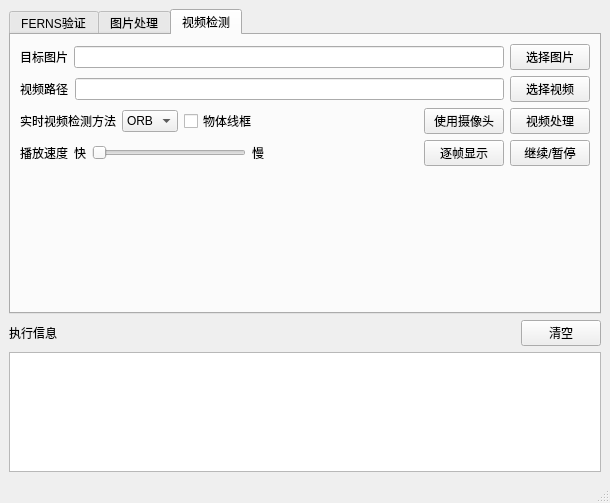
<?xml version="1.0" encoding="UTF-8"?>
<ui version="4.0">
 <class>MainWindow</class>
 <widget class="QMainWindow" name="MainWindow">
  <property name="geometry">
   <rect>
    <x>0</x>
    <y>0</y>
    <width>610</width>
    <height>503</height>
   </rect>
  </property>
  <property name="windowTitle">
   <string>MainWindow</string>
  </property>
  <widget class="QWidget" name="centralwidget">
   <layout class="QVBoxLayout" name="verticalLayout_4" stretch="2,1">
    <item>
     <widget class="QTabWidget" name="tabWidget">
      <property name="currentIndex">
       <number>2</number>
      </property>
      <widget class="QWidget" name="tab_1">
       <property name="font">
        <font>
         <family>Ailerons</family>
        </font>
       </property>
       <attribute name="title">
        <string>FERNS验证</string>
       </attribute>
       <layout class="QVBoxLayout" name="verticalLayout_9">
        <item>
         <layout class="QHBoxLayout" name="horizontalLayout_6">
          <item>
           <spacer name="horizontalSpacer_5">
            <property name="orientation">
             <enum>Qt::Horizontal</enum>
            </property>
            <property name="sizeHint" stdset="0">
             <size>
              <width>40</width>
              <height>20</height>
             </size>
            </property>
           </spacer>
          </item>
          <item>
           <widget class="QPushButton" name="FERNS_btn">
            <property name="font">
             <font>
              <family>SimSun-ExtB</family>
             </font>
            </property>
            <property name="text">
             <string>FERNS验证</string>
            </property>
           </widget>
          </item>
         </layout>
        </item>
        <item>
         <spacer name="verticalSpacer_2">
          <property name="orientation">
           <enum>Qt::Vertical</enum>
          </property>
          <property name="sizeHint" stdset="0">
           <size>
            <width>20</width>
            <height>40</height>
           </size>
          </property>
         </spacer>
        </item>
       </layout>
      </widget>
      <widget class="QWidget" name="tab_2">
       <attribute name="title">
        <string>图片处理</string>
       </attribute>
       <layout class="QVBoxLayout" name="verticalLayout_8">
        <item>
         <layout class="QVBoxLayout" name="verticalLayout_7">
          <item>
           <layout class="QHBoxLayout" name="horizontalLayout_2">
            <item>
             <widget class="QLabel" name="label">
              <property name="text">
               <string>第一张图片路径</string>
              </property>
             </widget>
            </item>
            <item>
             <widget class="QLineEdit" name="ImagePath1"/>
            </item>
            <item>
             <widget class="QPushButton" name="fImgOpen_btn">
              <property name="text">
               <string>选择图片</string>
              </property>
             </widget>
            </item>
           </layout>
          </item>
          <item>
           <layout class="QHBoxLayout" name="horizontalLayout_3">
            <item>
             <widget class="QLabel" name="label_2">
              <property name="text">
               <string>第二张图片路径</string>
              </property>
             </widget>
            </item>
            <item>
             <widget class="QLineEdit" name="ImagePath2"/>
            </item>
            <item>
             <widget class="QPushButton" name="fImgOpen2_btn">
              <property name="text">
               <string>选择图片</string>
              </property>
             </widget>
            </item>
           </layout>
          </item>
         </layout>
        </item>
        <item>
         <spacer name="verticalSpacer_4">
          <property name="orientation">
           <enum>Qt::Vertical</enum>
          </property>
          <property name="sizeType">
           <enum>QSizePolicy::Fixed</enum>
          </property>
          <property name="sizeHint" stdset="0">
           <size>
            <width>20</width>
            <height>10</height>
           </size>
          </property>
         </spacer>
        </item>
        <item>
         <layout class="QHBoxLayout" name="horizontalLayout_5">
          <item>
           <layout class="QVBoxLayout" name="verticalLayout_2">
            <item>
             <widget class="QLabel" name="label_3">
              <property name="text">
               <string>特征提取</string>
              </property>
              <property name="alignment">
               <set>Qt::AlignCenter</set>
              </property>
             </widget>
            </item>
            <item>
             <widget class="QComboBox" name="featureSelection_cmb">
              <property name="minimumSize">
               <size>
                <width>100</width>
                <height>0</height>
               </size>
              </property>
              <property name="editable">
               <bool>false</bool>
              </property>
              <property name="currentText">
               <string>sift</string>
              </property>
              <property name="currentIndex">
               <number>0</number>
              </property>
              <item>
               <property name="text">
                <string>sift</string>
               </property>
              </item>
              <item>
               <property name="text">
                <string>suft</string>
               </property>
              </item>
             </widget>
            </item>
            <item>
             <widget class="QPushButton" name="testFeatureSelection_btn">
              <property name="text">
               <string>中间结果测试</string>
              </property>
             </widget>
            </item>
           </layout>
          </item>
          <item>
           <spacer name="horizontalSpacer_2">
            <property name="orientation">
             <enum>Qt::Horizontal</enum>
            </property>
            <property name="sizeHint" stdset="0">
             <size>
              <width>40</width>
              <height>20</height>
             </size>
            </property>
           </spacer>
          </item>
          <item>
           <layout class="QVBoxLayout" name="verticalLayout_5">
            <item>
             <widget class="QLabel" name="label_5">
              <property name="text">
               <string>野点去除</string>
              </property>
              <property name="alignment">
               <set>Qt::AlignCenter</set>
              </property>
             </widget>
            </item>
            <item>
             <widget class="QCheckBox" name="ransacCheckBox">
              <property name="text">
               <string>RANSAC</string>
              </property>
             </widget>
            </item>
            <item>
             <widget class="QPushButton" name="testRANSAC_btn">
              <property name="text">
               <string>中间结果测试</string>
              </property>
             </widget>
            </item>
           </layout>
          </item>
          <item>
           <spacer name="horizontalSpacer_3">
            <property name="orientation">
             <enum>Qt::Horizontal</enum>
            </property>
            <property name="sizeHint" stdset="0">
             <size>
              <width>40</width>
              <height>20</height>
             </size>
            </property>
           </spacer>
          </item>
          <item>
           <layout class="QVBoxLayout" name="verticalLayout_3">
            <item>
             <widget class="QLabel" name="label_4">
              <property name="text">
               <string>特征匹配</string>
              </property>
              <property name="alignment">
               <set>Qt::AlignCenter</set>
              </property>
             </widget>
            </item>
            <item>
             <widget class="QComboBox" name="featureMatch_cmb">
              <property name="minimumSize">
               <size>
                <width>100</width>
                <height>0</height>
               </size>
              </property>
              <item>
               <property name="text">
                <string>bruteforce</string>
               </property>
              </item>
              <item>
               <property name="text">
                <string>FLANN</string>
               </property>
              </item>
             </widget>
            </item>
            <item>
             <widget class="QPushButton" name="testFeatureMatch_btn">
              <property name="text">
               <string>中间结果测试</string>
              </property>
             </widget>
            </item>
           </layout>
          </item>
          <item>
           <spacer name="horizontalSpacer_4">
            <property name="orientation">
             <enum>Qt::Horizontal</enum>
            </property>
            <property name="sizeHint" stdset="0">
             <size>
              <width>40</width>
              <height>20</height>
             </size>
            </property>
           </spacer>
          </item>
          <item>
           <layout class="QVBoxLayout" name="verticalLayout_6">
            <item>
             <widget class="QLabel" name="label_6">
              <property name="text">
               <string>Hessian</string>
              </property>
              <property name="alignment">
               <set>Qt::AlignCenter</set>
              </property>
             </widget>
            </item>
            <item>
             <widget class="QLineEdit" name="HessianSettor">
              <property name="minimumSize">
               <size>
                <width>100</width>
                <height>0</height>
               </size>
              </property>
              <property name="text">
               <string>100</string>
              </property>
             </widget>
            </item>
           </layout>
          </item>
         </layout>
        </item>
        <item>
         <spacer name="verticalSpacer">
          <property name="orientation">
           <enum>Qt::Vertical</enum>
          </property>
          <property name="sizeType">
           <enum>QSizePolicy::Expanding</enum>
          </property>
          <property name="sizeHint" stdset="0">
           <size>
            <width>20</width>
            <height>5</height>
           </size>
          </property>
         </spacer>
        </item>
        <item>
         <layout class="QHBoxLayout" name="horizontalLayout_4">
          <item>
           <widget class="QPushButton" name="point2point_btn">
            <property name="text">
             <string>点对映射</string>
            </property>
           </widget>
          </item>
          <item>
           <widget class="QPushButton" name="geometricCorrection_btn">
            <property name="text">
             <string>几何校正</string>
            </property>
           </widget>
          </item>
          <item>
           <widget class="QPushButton" name="imageMosaic_btn">
            <property name="text">
             <string>图像拼接</string>
            </property>
           </widget>
          </item>
          <item>
           <widget class="QPushButton" name="targetDetect_btn">
            <property name="text">
             <string>目标检测</string>
            </property>
           </widget>
          </item>
         </layout>
        </item>
       </layout>
      </widget>
      <widget class="QWidget" name="tab_3">
       <attribute name="title">
        <string>视频检测</string>
       </attribute>
       <layout class="QVBoxLayout" name="verticalLayout_10">
        <item>
         <layout class="QHBoxLayout" name="horizontalLayout_9">
          <item>
           <widget class="QLabel" name="label_10">
            <property name="text">
             <string>目标图片</string>
            </property>
           </widget>
          </item>
          <item>
           <widget class="QLineEdit" name="videoTargetImgPath"/>
          </item>
          <item>
           <widget class="QPushButton" name="videoTargetImg_btn">
            <property name="text">
             <string>选择图片</string>
            </property>
           </widget>
          </item>
         </layout>
        </item>
        <item>
         <layout class="QHBoxLayout" name="horizontalLayout_7">
          <item>
           <widget class="QLabel" name="label_9">
            <property name="text">
             <string>视频路径</string>
            </property>
           </widget>
          </item>
          <item>
           <widget class="QLineEdit" name="videoPath">
            <property name="text">
             <string/>
            </property>
           </widget>
          </item>
          <item>
           <widget class="QPushButton" name="videoOpen_btn">
            <property name="text">
             <string>选择视频</string>
            </property>
           </widget>
          </item>
         </layout>
        </item>
        <item>
         <layout class="QHBoxLayout" name="horizontalLayout_8">
          <item>
           <widget class="QLabel" name="label_8">
            <property name="text">
             <string>实时视频检测方法</string>
            </property>
           </widget>
          </item>
          <item>
           <widget class="QComboBox" name="videoDetectFunc_cmb">
            <item>
             <property name="text">
              <string>ORB</string>
             </property>
            </item>
           </widget>
          </item>
          <item>
           <widget class="QCheckBox" name="videoObjLine_checkBox">
            <property name="text">
             <string>物体线框</string>
            </property>
           </widget>
          </item>
          <item>
           <spacer name="horizontalSpacer_6">
            <property name="orientation">
             <enum>Qt::Horizontal</enum>
            </property>
            <property name="sizeHint" stdset="0">
             <size>
              <width>40</width>
              <height>20</height>
             </size>
            </property>
           </spacer>
          </item>
          <item>
           <widget class="QPushButton" name="useCamera_btn">
            <property name="text">
             <string>使用摄像头</string>
            </property>
           </widget>
          </item>
          <item>
           <widget class="QPushButton" name="videoProcess_btn">
            <property name="text">
             <string>视频处理</string>
            </property>
           </widget>
          </item>
         </layout>
        </item>
        <item>
         <layout class="QHBoxLayout" name="horizontalLayout_10">
          <item>
           <widget class="QLabel" name="label_11">
            <property name="text">
             <string>播放速度</string>
            </property>
           </widget>
          </item>
          <item>
           <widget class="QLabel" name="label_13">
            <property name="text">
             <string>快</string>
            </property>
           </widget>
          </item>
          <item>
           <widget class="QSlider" name="videoSpeed_slider">
            <property name="orientation">
             <enum>Qt::Horizontal</enum>
            </property>
           </widget>
          </item>
          <item>
           <widget class="QLabel" name="label_12">
            <property name="text">
             <string>慢</string>
            </property>
           </widget>
          </item>
          <item>
           <spacer name="horizontalSpacer_7">
            <property name="orientation">
             <enum>Qt::Horizontal</enum>
            </property>
            <property name="sizeHint" stdset="0">
             <size>
              <width>40</width>
              <height>20</height>
             </size>
            </property>
           </spacer>
          </item>
          <item>
           <widget class="QPushButton" name="videoStepProcess_btn">
            <property name="text">
             <string>逐帧显示</string>
            </property>
           </widget>
          </item>
          <item>
           <widget class="QPushButton" name="videoContinue_btn">
            <property name="text">
             <string>继续/暂停</string>
            </property>
           </widget>
          </item>
         </layout>
        </item>
        <item>
         <spacer name="verticalSpacer_3">
          <property name="orientation">
           <enum>Qt::Vertical</enum>
          </property>
          <property name="sizeHint" stdset="0">
           <size>
            <width>20</width>
            <height>40</height>
           </size>
          </property>
         </spacer>
        </item>
       </layout>
      </widget>
     </widget>
    </item>
    <item>
     <layout class="QVBoxLayout" name="verticalLayout">
      <item>
       <layout class="QHBoxLayout" name="horizontalLayout">
        <item>
         <widget class="QLabel" name="label_7">
          <property name="text">
           <string>执行信息</string>
          </property>
         </widget>
        </item>
        <item>
         <spacer name="horizontalSpacer">
          <property name="orientation">
           <enum>Qt::Horizontal</enum>
          </property>
          <property name="sizeHint" stdset="0">
           <size>
            <width>40</width>
            <height>20</height>
           </size>
          </property>
         </spacer>
        </item>
        <item>
         <widget class="QPushButton" name="clearMsg_btn">
          <property name="text">
           <string>清空</string>
          </property>
         </widget>
        </item>
       </layout>
      </item>
      <item>
       <widget class="QTextEdit" name="log">
        <property name="readOnly">
         <bool>true</bool>
        </property>
       </widget>
      </item>
     </layout>
    </item>
   </layout>
  </widget>
  <widget class="QStatusBar" name="statusbar"/>
 </widget>
 <resources/>
 <connections/>
</ui>
